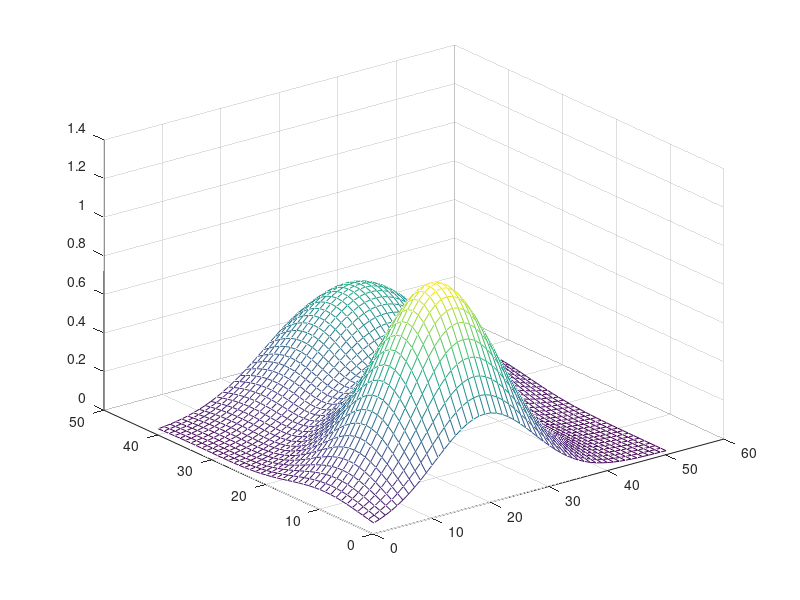
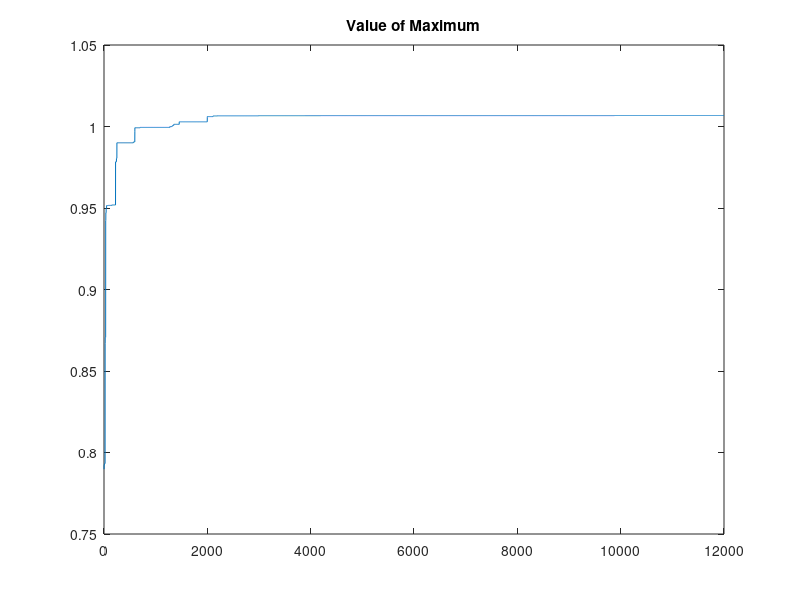

The MATLAB script that drew these images, in order:
% Genetic Algorithm
% Find the maximum (local) of a function of two variables and several maximums

clear;
close all;
clc;

xmin = 0;   xmax = 40;
ymin = 0;   ymax = 50;
x1 = xmin:0.1:xmax;
x1 = x1';
x2 = ymin:0.1:ymax;
x2 = x2';

for i = 1:41
   x1 = i;
   for j = 1:51
       x2 = j;
       zz(i,j) = exp(-((x1-10)/10).^2 -((x2-20)/12).^2) + 1*0.6*exp(-((x1-35)/12).^2 - 1*((x2-30)/15).^2); 
   end
end
max(max(zz));
mesh(zz);


np = 50;             % Population
nb = 16;             % Number of bits for x and for y. They will be combined in [ x y ]
xy = rand(np,2*nb);  % Generation of random bits: Left half for x, Right half for y
xy = round(xy);
d2a = [ 2^(nb-1) 2^14 2^13 2^12 2^11 2^10  2^9 2^8  2^7  2^6  2^5  2^4  2^3  2^2  2^1  2^0 ];
disp('Press ENTER ');
pause;


for k = 1:12000
    xx = xy(:,1:nb);
    yy = xy(:,(nb+1):(2*nb));
    x = xx*d2a';              % Conversion to decimal
    y = yy*d2a';              % Conversion to decimal
    x = x*xmax/(2^(nb-1)-1);   % To the range
    y = y*ymax/(2^(nb-1)-1);
    z = exp(-((x-10)/10).^2 -((y-20)/12).^2) + 1.0*0.8*exp(-((x-35)/12).^2 - ((y-30)/15).^2); 
    [x;  y;  z];
    
    maxz = max(z);
    [zorden norden] = sort(z,'descend');
%   Choose the father between two most powerful individuals
    nn = rand(1,1);    % Generating randon number 1 or 2
    nn = 1.999*nn + 0.5;
    nn = round(nn);
    kp = norden(nn,1);
    xy1 = xy(kp,:);     % Father
%   Choose mother as a any member of the population
    kn = (np-1)*rand(1,1);        kn = round(kn);
    kn = kn + 1;
    xy2 = xy(kn,:);     % Mother
    [ maxz kp kn ];
%   Child 1   
    xyh1 = xy1;
    xyh1(1,5:8) = xy2(1,5:8);
    xyh1(1,13:16) = xy2(1,13:16);
    xyh1(1,21:24) = xy2(1,21:24);
    xyh1(1,29:32) = xy2(1,29:32);
%   Child 2 
    xyh2 = xy2;
    xyh2(1,5:8) = xy1(1,5:8);
    xyh2(1,13:16) = xy1(1,13:16);
    xyh2(1,21:24) = xy1(1,21:24);
    xyh2(1,29:32) = xy1(1,29:32);
%   Child 3     
    xyh3 = xy1;
    xyh3(1,9:16) = xy2(1,9:16);
    xyh3(1,25:32) = xy2(1,25:32);
%   Child 4      
    xyh4 = xy2;
    xyh4(1,9:16) = xy1(1,9:16);
    xyh4(1,25:32) = xy1(1,25:32);
%   Four most weaks for mutation 
    kn1 = norden(np,1);
    kn2 = norden(np-1,1);
    kn3 = norden(np-2,1);
    kn4 = norden(np-3,1);
    kn5 = norden(np-4,1);
    kn6 = norden(np-5,1);
    xy(kn6,:) = xyh3;    
    xy(kn5,:) = xyh4;
    xy(kn4,:) = xyh1;                 % Children
    xy(kn3,:) = xyh2;
    xy(kn4,:) = round(rand(1,2*nb));   % Mutation
    xy(kn3,:) = round(rand(1,2*nb));
    xy(kn2,:) = round(rand(1,2*nb));   % Mutation
    xy(kn1,:) = round(rand(1,2*nb));   
    % Mutation is important for avoiding local maximum
J(k,1) = maxz; 
maxz
count(k,1) = k;
end

% Displaying the solution
[maxz kz] = max(z);
xxyy = xy(kz,:);
xx = xxyy(:,1:nb); 
yy = xxyy(:,(nb+1):(2*nb));
xsol = xx*d2a';              % Conversion to decimal
ysol = yy*d2a';
xsol = xsol*xmax/(2^(nb-1)-1);   % To the range
ysol = ysol*ymax/(2^(nb-1)-1);
zsol = exp(-((xsol-10)/10).^2 -((ysol-20)/12).^2) + 1.0*0.8*exp(-((xsol-35)/12).^2 - ((ysol-30)/15).^2);
[ xsol ysol zsol ]

figure(2);
plot(count,J);
title('Value of Maximum');
